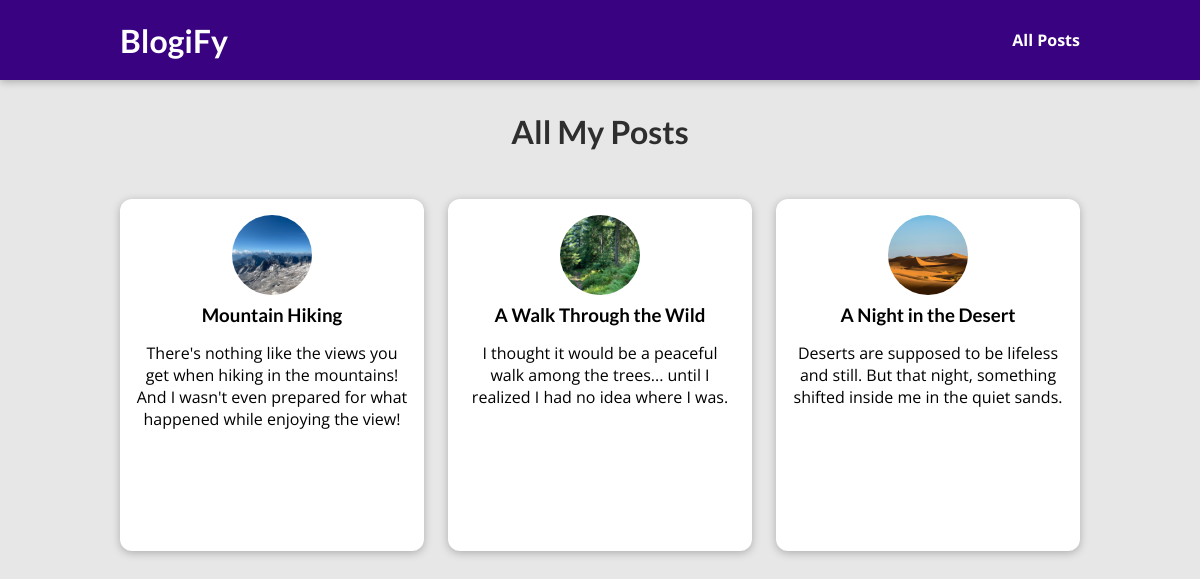
The page /posts on the database its author committed.
### blog/models.py (models this page shows)
class Post(models.Model):
    title = models.CharField(max_length=100)
    excerpt = models.CharField(max_length=500)
    image_name = models.CharField(max_length=100) #to be changed
    date = models.DateField(auto_now=True)
    slug = models.SlugField(unique=True, db_index=True)
    content = models.TextField(validators = [MinLengthValidator(10)])
    author = models.ForeignKey(Author, on_delete=models.SET_NULL, null=True, related_name="posts")
    tags = models.ManyToManyField(Tag)

### blog/views.py (the view)
# urls.py: path("posts", views.posts, name="posts"),
def posts(request):
    all_posts = Post.objects.all().order_by("-date")
    return render(request, "blog/all-posts.html", {
        "all_posts" : all_posts
    })

### blog/templates/blog/all-posts.html (shortened to what this page needs)
{% extends "base.html" %}
{%load static%}
{% block css_files %}
<link rel="stylesheet" href="{%static "blog/all-posts.css"%}" />
<link rel="stylesheet" href="{%static "blog/post.css"%}" />
{% endblock %}
{% block content %}
<section id="all-posts">
    <h2>All My Posts</h2>
    <ul>
        {%for post in all_posts%}
        {% include "blog/includes/post.html" %}
        {%endfor%}
    </ul>
</section>
{% endblock %}

### blog/templates/blog/includes/post.html
{% load static %}
<li>
    <article class="post">
        <a href="{%url "singlepost" post.slug%}">
            <img src="{%static "blog/images/"|add:post.image_name%}" alt="{{post.title}}" />
            <div class="post__content">
                <h3>{{ post.title }} </h3>
                <p>{{post.excerpt}}</p>
            </div>
        </a>
    </article>
</li>

### static/app.css (style rules this page uses)
* { box-sizing: border-box; }
html { font-family: 'Open Sans', 'Lato', sans-serif; }
body { margin: 0; }
h1, h2, h3 { font-family: 'Lato', sans-serif; font-weight: bold; }

### blog/static/blog/all-posts.css (style rules this page uses)
body { background-color: #e7e7e7; }
#all-posts { margin: 7rem auto; width: 90%; max-width: 60rem; }
#all-posts h2 { text-align: center; font-size: 2rem; color: #2e2e2e; margin: 3rem 0; }
ul { list-style: none; margin: 0; padding: 0; display: grid; grid-template-columns: repeat(auto-fill, minmax(17rem, 1fr)); gap: 1.5rem; }
.post img { width: 7rem; height: 7rem; }
.post a { height: 22rem; transform-origin: center; box-shadow: 0 2px 8px rgba(0, 0, 0, 0.25); border-radius: 12px; background-color: white; }

### blog/static/blog/post.css (style rules this page uses)
.post { display: flex; flex-direction: column; align-items: center; text-align: center; }
.post a { text-decoration: none; color: black; transition: all 0.2s ease; padding: 1rem; }
.post img { width: 5rem; height: 5rem; object-fit: cover; border-radius: 50%; }
.post h3 { margin: 0.25rem 0; }

### rows shown on the page
Post: image_name (picture), title "Mountain Hiking", excerpt "There's nothing like the views you get when hiking in the mountains! And I wasn't even prepared for what happened while enjoying the view!"
Post: image_name (picture), title "A Walk Through the Wild", excerpt "I thought it would be a peaceful walk among the trees... until I realized I had no idea where I was."
Post: image_name (picture), title "A Night in the Desert", excerpt "Deserts are supposed to be lifeless and still. But that night, something shifted inside me in the quiet sands."
